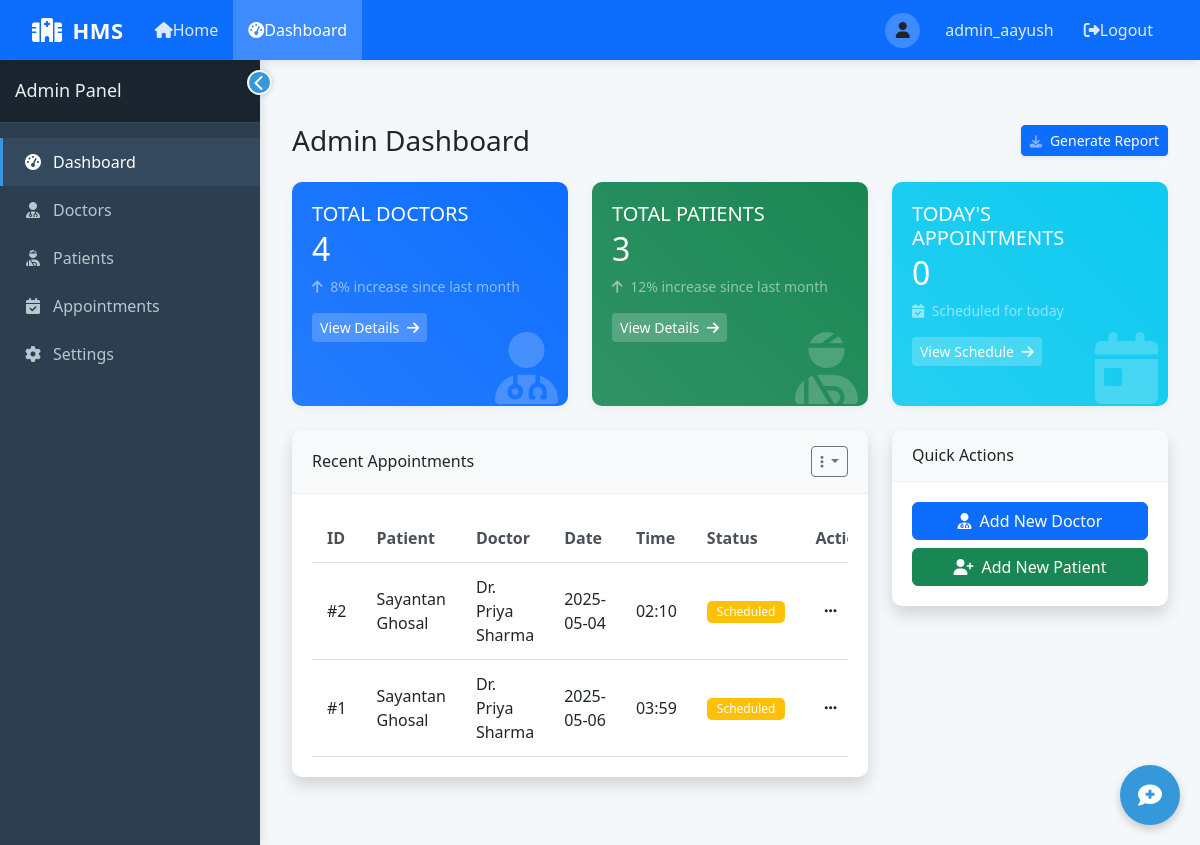
Page /dashboard (signed in) on the earlier database version.
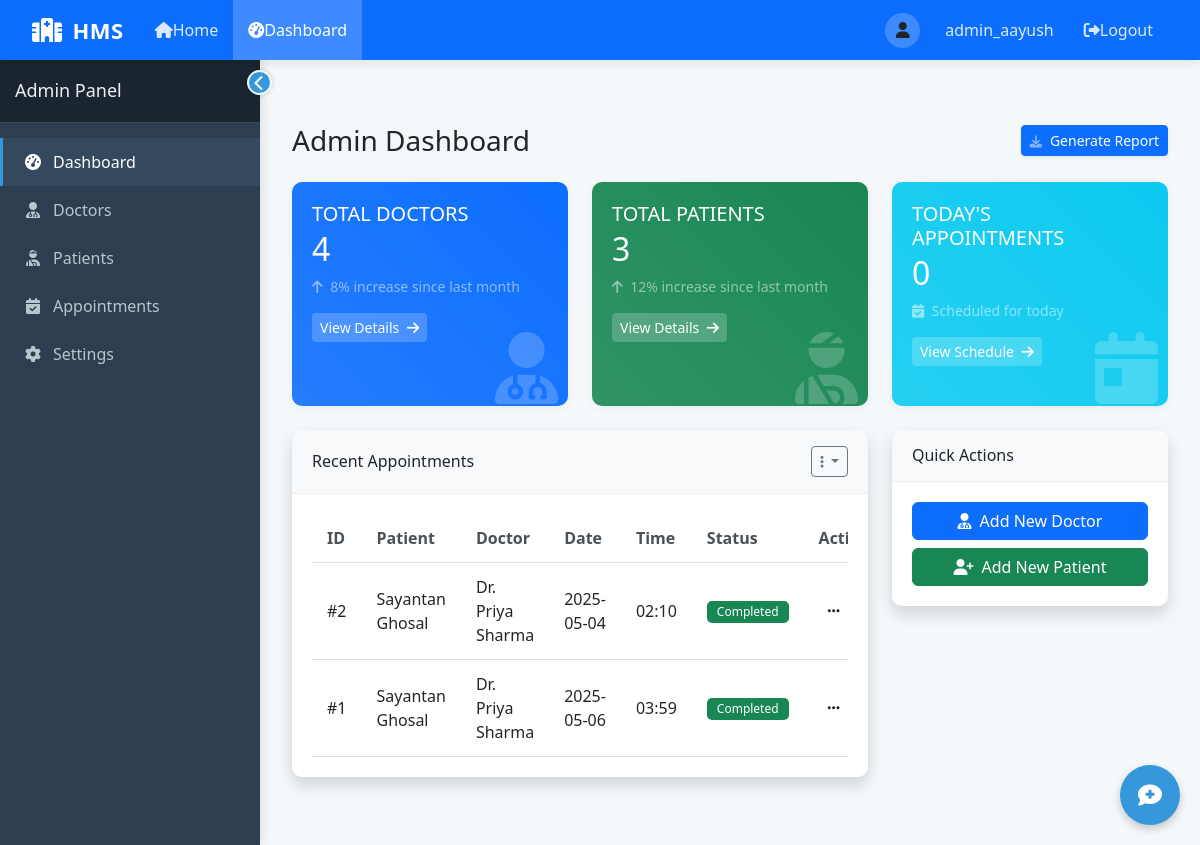
Same page on the later database version.
### tables this page shows
CREATE TABLE Appointment (
            AppointmentID INTEGER PRIMARY KEY AUTOINCREMENT,
            PatientID INTEGER NOT NULL,
            DoctorID INTEGER NOT NULL,
            Date DATE NOT NULL,
            Time TEXT NOT NULL,
            Status TEXT DEFAULT 'Scheduled' CHECK (Status IN ('Scheduled', 'Completed', 'Cancelled')),
            Purpose TEXT,
            FOREIGN KEY (PatientID) REFERENCES Patient(PatientID),
            FOREIGN KEY (DoctorID) REFERENCES Doctor(DoctorID)
        );

CREATE TABLE Patient (
            PatientID INTEGER PRIMARY KEY AUTOINCREMENT,
            Name TEXT NOT NULL,
            Age INTEGER CHECK (Age > 0),
            Gender TEXT CHECK (Gender IN ('Male', 'Female', 'Other')),
            Password TEXT NOT NULL,
            ContactNumber TEXT,
            Email TEXT,
            Address TEXT,
            MedicalHistory TEXT,
            BloodGroup TEXT,
            AssignedDoctorID INTEGER,
            RegistrationDate DATE DEFAULT CURRENT_DATE,
            FOREIGN KEY (AssignedDoctorID) REFERENCES Doctor(DoctorID)
        );

CREATE TABLE Doctor (
            DoctorID INTEGER PRIMARY KEY AUTOINCREMENT,
            Name TEXT NOT NULL,
            Specialisation TEXT NOT NULL,
            Username TEXT NOT NULL UNIQUE,
            Password TEXT NOT NULL,
            ContactNumber TEXT,
            Email TEXT,
            AddedByAdmin INTEGER,
            JoinDate DATE DEFAULT CURRENT_DATE,
            FOREIGN KEY (AddedByAdmin) REFERENCES Admin(AdminID)
        );

### app.py (the view, shortened to what this page needs)
@app.route('/dashboard')
def dashboard():
    if 'user_id' not in session:
        return redirect(url_for('login'))
    user_type = session.get('user_type')
    user_id = session.get('user_id')
    current_date = datetime.now().strftime('%Y-%m-%d')  # Add this line to get current date
    conn = get_db_connection()
    if user_type == 'admin':
        doctors = conn.execute('SELECT * FROM Doctor').fetchall()
        patients = conn.execute('SELECT * FROM Patient').fetchall()
        appointments = conn.execute('''
        SELECT a.*, p.Name as PatientName, d.Name as DoctorName
        FROM Appointment a
        JOIN Patient p ON a.PatientID = p.PatientID
        JOIN Doctor d ON a.DoctorID = d.DoctorID
        ORDER BY a.Date, a.Time
        ''').fetchall()
        return render_template('admin_dashboard.html',
                              doctors=doctors,
                              patients=patients,
                              appointments=appointments,
                              current_date=current_date)  # Add current_date here
    conn.close()
    return redirect(url_for('index'))

### templates/admin_dashboard.html (shortened to what this page needs)
{% extends "layout.html" %}
{% block content %}
<div class="container-fluid py-4">
    <div class="d-sm-flex align-items-center justify-content-between mb-4">
        <h1 class="h3 mb-0 text-gray-800">Admin Dashboard</h1>
        <a href="#" class="d-none d-sm-inline-block btn btn-sm btn-primary shadow-sm">
            Generate Report
        </a>
    </div>
    <div class="row">
        <div class="col-xl-4 col-md-6 mb-4">
            <div class="card stats-card bg-primary h-100">
                <div class="card-body">
                    <div class="row no-gutters align-items-center">
                        <div class="col">
                            <h5 class="card-title text-uppercase mb-1">Total Doctors</h5>
                            <div class="h2 mb-0 font-weight-bold">{{ doctors|length }}</div>
                            <div class="mt-2 mb-0 text-white-50 small">
                                <i class="fas fa-arrow-up me-1"></i>
                                <span>8% increase since last month</span>
                            </div>
                        </div>
                    </div>
                    <a href="{{ url_for('admin_doctors') }}" class="btn btn-sm mt-3">
                        View Details <i class="fas fa-arrow-right ms-1"></i>
                    </a>
                    <div class="stats-icon">
                        <i class="fas fa-user-md"></i>
                    </div>
                </div>
            </div>
        </div>
        <div class="col-xl-4 col-md-6 mb-4">
            <div class="card stats-card bg-success h-100">
                <div class="card-body">
                    <div class="row no-gutters align-items-center">
                        <div class="col">
                            <h5 class="card-title text-uppercase mb-1">Total Patients</h5>
                            <div class="h2 mb-0 font-weight-bold">{{ patients|length }}</div>
                            <div class="mt-2 mb-0 text-white-50 small">
                                <i class="fas fa-arrow-up me-1"></i>
                                <span>12% increase since last month</span>
                            </div>
                        </div>
                    </div>
                    <a href="{{ url_for('admin_patients') }}" class="btn btn-sm mt-3">
                        View Details <i class="fas fa-arrow-right ms-1"></i>
                    </a>
                    <div class="stats-icon">
                        <i class="fas fa-user-injured"></i>
                    </div>
                </div>
            </div>
        </div>
        <div class="col-xl-4 col-md-6 mb-4">
            <div class="card stats-card bg-info h-100">
                <div class="card-body">
                    <div class="row no-gutters align-items-center">
                        <div class="col">
                            <h5 class="card-title text-uppercase mb-1">Today's Appointments</h5>
                            <div class="h2 mb-0 font-weight-bold">
                                {% set today_appointments = 0 %}
                                {% for app in appointments %}
                                    {% if app.Date == current_date %}
                                        {% set today_appointments = today_appointments + 1 %}
                                    {% endif %}
                                {% endfor %}
                                {{ today_appointments }}
                            </div>
                            <div class="mt-2 mb-0 text-white-50 small">
                                <i class="fas fa-calendar-check me-1"></i>
                                <span>Scheduled for today</span>
                            </div>
                        </div>
                    </div>
                    <a href="#" class="btn btn-sm mt-3">
                        View Schedule <i class="fas fa-arrow-right ms-1"></i>
                    </a>
                    <div class="stats-icon">
                        <i class="fas fa-calendar-day"></i>
                    </div>
                </div>
            </div>
        </div>
    </div>
    <div class="row">
        <div class="col-lg-8">
            <div class="card shadow mb-4">
                <div class="card-header py-3 d-flex flex-row align-items-center justify-content-between">
                    <h6 class="m-0 font-weight-bold">Recent Appointments</h6>
                    <div class="dropdown">
                        <button class="btn btn-sm btn-outline-secondary dropdown-toggle" type="button" id="dropdownMenuButton" data-bs-toggle="dropdown" aria-expanded="false">
                            <i class="fas fa-ellipsis-v"></i>
                        </button>
                    </div>
                </div>
                <div class="card-body">
                    <div class="table-responsive">
                        <table class="table table-hover">
                            <thead>
                                <tr>
                                    <th>ID</th>
                                    <th>Patient</th>
                                    <th>Doctor</th>
                                    <th>Date</th>
                                    <th>Time</th>
                                    <th>Status</th>
                                    <th>Actions</th>
                                </tr>
                            </thead>
                            <tbody>
                                {% for appointment in appointments[:10] %}
                                <tr>
                                    <td>#{{ appointment.AppointmentID }}</td>
                                    <td>{{ appointment.PatientName }}</td>
                                    <td>{{ appointment.DoctorName }}</td>
                                    <td>{{ appointment.Date }}</td>
                                    <td>{{ appointment.Time }}</td>
                                    <td>
                                        <span class="badge {% if appointment.Status == 'Scheduled' %}bg-warning{% elif appointment.Status == 'Completed' %}bg-success{% else %}bg-danger{% endif %}">
                                            {{ appointment.Status }}
                                        </span>
                                    </td>
                                    <td>
                                        <div class="dropdown">
                                            <button class="btn btn-sm" type="button" data-bs-toggle="dropdown" aria-expanded="false">
                                                <i class="fas fa-ellipsis-h"></i>
                                            </button>
                                        </div>
                                    </td>
                                </tr>
                                {% else %}
                                <tr>
                                    <td colspan="7" class="text-center">No appointments found</td>
                                </tr>
                                {% endfor %}
                            </tbody>
                        </table>
                    </div>
                </div>
            </div>
        </div>
        <div class="col-lg-4">
            <div class="card shadow mb-4">
                <div class="card-header py-3">
                    <h6 class="m-0 font-weight-bold">Quick Actions</h6>
                </div>
                <div class="card-body">
                    <div class="d-grid gap-2">
                        <a href="{{ url_for('admin_add_doctor') }}" class="btn btn-primary">
                            <i class="fas fa-user-md me-2"></i>Add New Doctor
                        </a>
                        <a href="{{ url_for('admin_add_patient') }}" class="btn btn-success">
                            <i class="fas fa-user-plus me-2"></i>Add New Patient
                        </a>
                    </div>
                </div>
            </div>
    </div>
</div>
{% endblock %}

### templates/layout.html (shortened to what this page needs)
<!DOCTYPE html>
<html lang="en">
<head>
    <link href="https://cdn.jsdelivr.net/npm/bootstrap@5.3.0/dist/css/bootstrap.min.css" rel="stylesheet">
    <link rel="stylesheet" href="https://cdnjs.cloudflare.com/ajax/libs/font-awesome/6.4.0/css/all.min.css">
</head>
<body>
    <nav class="navbar navbar-expand-lg navbar-dark bg-primary">
        <div class="container-fluid">
            <a class="navbar-brand" href="{{ url_for('index') }}">
                <i class="fas fa-hospital"></i>HMS
            </a>
            <div class="collapse navbar-collapse" id="navbarNav">
                <ul class="navbar-nav me-auto">
                    <li class="nav-item">
                        <a class="nav-link {% if request.path == url_for('index') %}active{% endif %}" href="{{ url_for('index') }}">
                            <i class="fas fa-home"></i> Home
                        </a>
                    </li>
                    {% if session.get('user_id') %}
                        <li class="nav-item">
                            <a class="nav-link {% if request.path == url_for('dashboard') %}active{% endif %}" href="{{ url_for('dashboard') }}">
                                <i class="fas fa-tachometer-alt"></i> Dashboard
                            </a>
                        </li>
                    {% endif %}
                </ul>
                <ul class="navbar-nav">
                    {% if session.get('user_id') %}
                        <li class="nav-item user-welcome">
                            <div class="user-avatar">
                                <i class="fas fa-user"></i>
                            </div>
                            <span class="nav-link">{{ session.get('username') }}</span>
                        </li>
                        <li class="nav-item">
                            <a class="nav-link" href="{{ url_for('logout') }}">
                                <i class="fas fa-sign-out-alt"></i> Logout
                            </a>
                        </li>
                    {% else %}
                        <li class="nav-item">
                            <a class="nav-link {% if request.path == url_for('login') %}active{% endif %}" href="{{ url_for('login') }}">
                                <i class="fas fa-sign-in-alt"></i> Login
                            </a>
                        </li>
                    {% endif %}
                </ul>
            </div>
        </div>
    </nav>
    <div class="main-container">
        {% if session.get('user_id') %}
        <div class="sidebar">
            <div class="sidebar-toggler">
                <i class="fas fa-chevron-left"></i>
            </div>
            <div class="sidebar-header">
                <h3>
                    {% if session.get('user_type') == 'admin' %}
                        Admin Panel
                    {% elif session.get('user_type') == 'doctor' %}
                        Doctor Portal
                    {% elif session.get('user_type') == 'patient' %}
                        Patient Portal
                    {% endif %}
                </h3>
            </div>
            <ul class="sidebar-menu">
                {% if session.get('user_type') == 'admin' %}
                    <li class="menu-item">
                        <a href="{{ url_for('dashboard') }}" class="menu-link {% if request.path == url_for('dashboard') %}active{% endif %}">
                            <span class="menu-icon"><i class="fas fa-tachometer-alt"></i></span>
                            <span class="menu-text">Dashboard</span>
                        </a>
                    </li>
                    <li class="menu-item">
                        <a href="{{ url_for('admin_doctors') }}" class="menu-link {% if '/admin/doctors' in request.path %}active{% endif %}">
                            <span class="menu-icon"><i class="fas fa-user-md"></i></span>
                            <span class="menu-text">Doctors</span>
                        </a>
                    </li>
                    <li class="menu-item">
                        <a href="{{ url_for('admin_patients') }}" class="menu-link {% if '/admin/patients' in request.path %}active{% endif %}">
                            <span class="menu-icon"><i class="fas fa-user-injured"></i></span>
                            <span class="menu-text">Patients</span>
                        </a>
                    </li>
                    <li class="menu-item">
                        <a href="#" class="menu-link">
                            <span class="menu-icon"><i class="fas fa-calendar-check"></i></span>
                            <span class="menu-text">Appointments</span>
                        </a>
                    </li>
                    <li class="menu-item">
                        <a href="#" class="menu-link">
                            <span class="menu-icon"><i class="fas fa-cog"></i></span>
                            <span class="menu-text">Settings</span>
                        </a>
                    </li>
                {% endif %}
            </ul>
        </div>
        {% endif %}
        <div class="content-wrapper">
            {% block content %}{% endblock %}
        </div>
    </div>
</body>
</html>

Differences in the rows shown:
changed Appointment id 2: Status "Scheduled" → "Completed"
changed Appointment id 1: Status "Scheduled" → "Completed"
